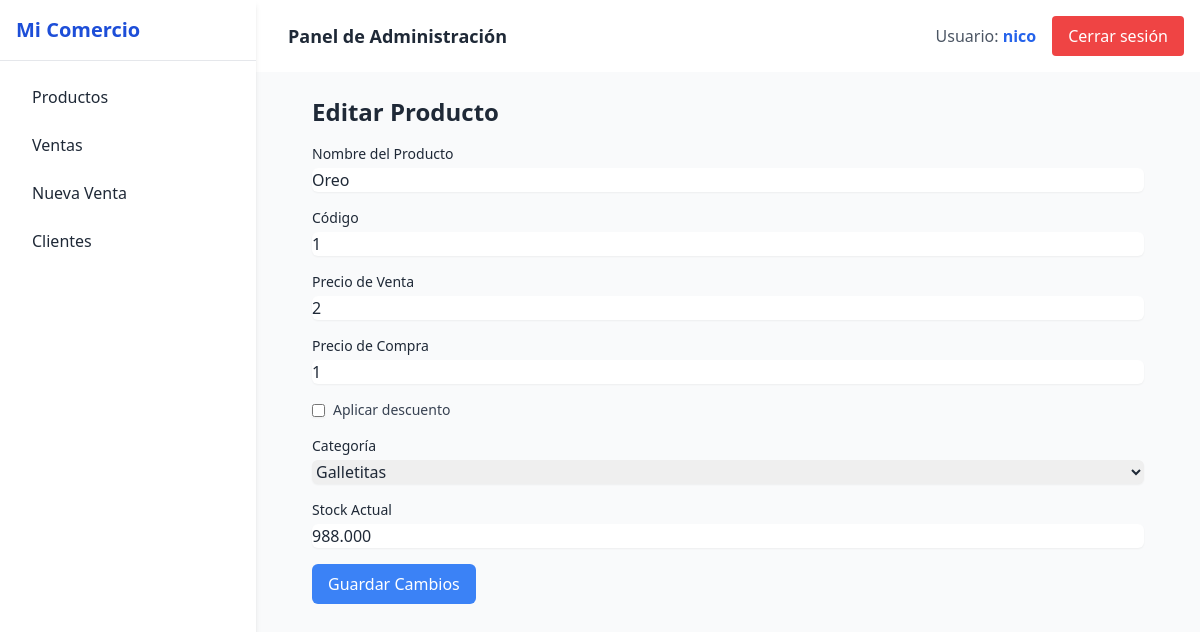
The app's page /productos/productos/editar/1/ (signed in), older data.
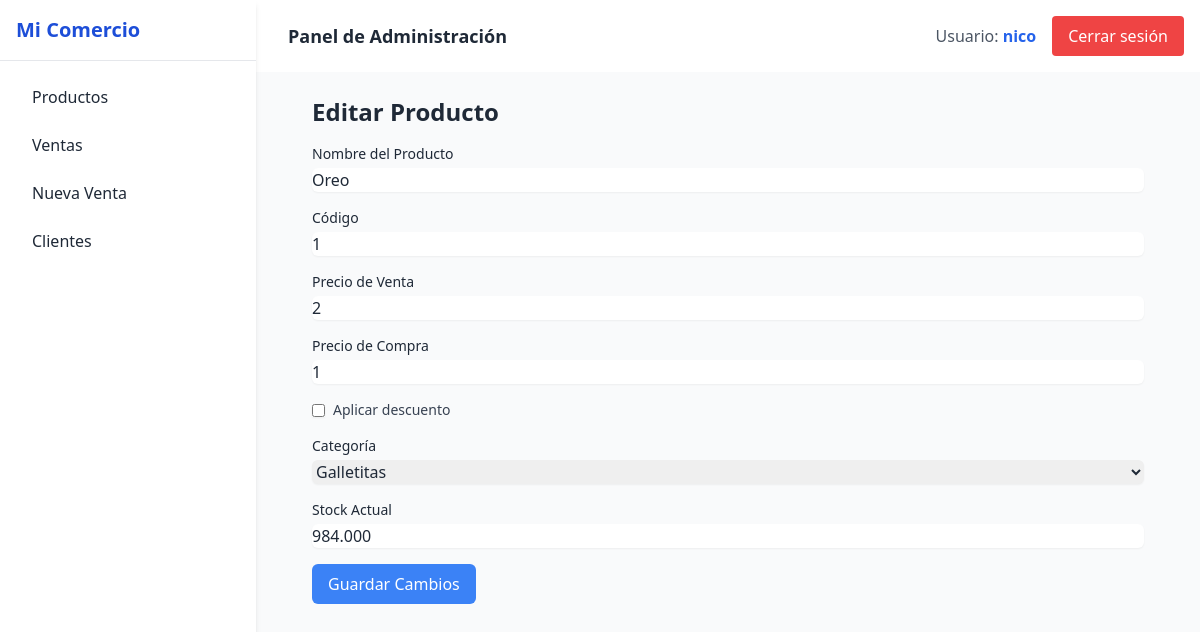
The same page, newer data.
### productos/models.py (models this page shows, shortened)
class Producto(models.Model):
    TIPO_VENTA_CHOICES = [
        ('unidad', 'Unidad'),
        ('kilo', 'Kilo'),
    ]
    nombre = models.CharField(max_length=100)
    codigo = models.CharField(max_length=50, unique=True)
    categoria = models.ForeignKey(Categoria, on_delete=models.CASCADE)
    precio_venta = models.DecimalField(max_digits=10, decimal_places=3)
    precio_compra = models.DecimalField(max_digits=10, decimal_places=3, default=0)
    stock_actual = models.DecimalField(max_digits=10, decimal_places=3)
    tipo_venta = models.CharField(max_length=10, choices=TIPO_VENTA_CHOICES, default='unidad')
    empresa = models.ForeignKey(Empresa, on_delete=models.CASCADE)
    aplica_descuento = models.BooleanField(default=False)
    cantidad_minima_descuento = models.PositiveIntegerField(null=True, blank=True)
    porcentaje_descuento = models.DecimalField(max_digits=5, decimal_places=2, null=True, blank=True)

class Categoria(models.Model):
    nombre = models.CharField(max_length=100)
    descripcion = models.TextField(blank=True)
    empresa = models.ForeignKey(Empresa, on_delete=models.CASCADE)

### productos/views.py (the view, shortened to what this page needs)
# urls.py: path('productos/editar/<int:id>/', views.editar_producto, name='editar_producto'),
@login_required
def editar_producto(request, id):
    producto = get_object_or_404(Producto, id=id, empresa=request.user.empresa)
    categorias = Categoria.objects.filter(empresa=request.user.empresa)
    return render(request, 'productos/editar_producto.html', {
        'producto': producto,
        'categorias': categorias,
    })

### productos/templatetags/custom_filters.py (called while the page is built)
@register.filter
def formato_precio(value):
    if value is None:
        return ''
    return number_format(value, force_grouping=True).replace(',', '.')

### productos/templates/productos/editar_producto.html (shortened to what this page needs)
{% extends 'base.html' %}
{% load custom_filters %}
{% block content %}
<div class="max-w-7xl mx-auto px-2 sm:px-6 lg:px-8">
    <h1 class="text-2xl font-semibold mb-4">Editar Producto</h1>
    <form method="POST">
        <div class="space-y-4">
            <div>
                <label for="nombre" class="block text-sm font-medium">Nombre del Producto</label>
                <input type="text" id="nombre" name="nombre" value="{{ producto.nombre }}" class="mt-1 block w-full rounded-md border-gray-300 shadow-sm">
            </div>
            <div>
                <label for="codigo" class="block text-sm font-medium">Código</label>
                <input type="text" id="codigo" name="codigo" value="{{ producto.codigo|floatformat:0|formato_precio }}" class="mt-1 block w-full rounded-md border-gray-300 shadow-sm">
            </div>
            <div>
                <label for="precio_venta" class="block text-sm font-medium">Precio de Venta</label>
                <input type="number" id="precio_venta" name="precio_venta" value="{{ producto.precio_venta|floatformat:0|formato_precio }}" step="0.01" class="mt-1 block w-full rounded-md border-gray-300 shadow-sm">
            </div>
            <div>
                <label for="precio_compra" class="block text-sm font-medium">Precio de Compra</label>
                <input type="number" id="precio_compra" name="precio_compra" value="{{ producto.precio_compra|floatformat:0|formato_precio }}" step="0.01" class="mt-1 block w-full rounded-md border-gray-300 shadow-sm">
            </div>
            <div class="flex items-center gap-2">
                <input type="checkbox" id="aplica_descuento" name="aplica_descuento"
                    class="rounded border-gray-300 text-blue-600 shadow-sm"
                    {% if producto.aplica_descuento %}checked{% endif %}>
                <label for="aplica_descuento" class="text-sm font-medium text-gray-700">Aplicar descuento</label>
            </div>
            <div>
                <label for="categoria" class="block text-sm font-medium">Categoría</label>
                <select id="categoria" name="categoria" class="mt-1 block w-full rounded-md border-gray-300 shadow-sm">
                    {% for categoria in categorias %}
                        <option value="{{ categoria.id }}" {% if producto.categoria.id == categoria.id %}selected{% endif %}>{{ categoria.nombre }}</option>
                    {% endfor %}
                </select>
            </div>
            <div>
                <label for="stock_actual" class="block text-sm font-medium">Stock Actual</label>
                <input type="number" id="stock_actual" step="0.01" name="stock_actual" value="{{ producto.stock_actual }}" class="mt-1 block w-full rounded-md border-gray-300 shadow-sm">
            </div>
            <button type="submit" class="mt-4 px-4 py-2 bg-blue-500 text-white rounded-md">Guardar Cambios</button>
        </div>
    </form>
</div>
{% endblock %}

Row changes from the older to the newer data that the page shows:
changed Producto "Oreo": stock_actual "988.000" → "984.000"
